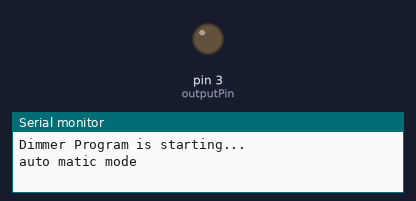
Recording of a sketch running on a simulated Arduino Uno, built with avr-gcc and run on an emulated ATmega328P. Parts: output pins drawn as LEDs (lit = HIGH), the last lines printed to the serial monitor.

Above: at 0.1 s.
At 9.6 s:
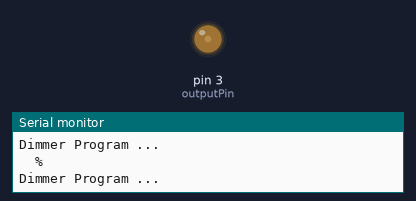
At 19.6 s:
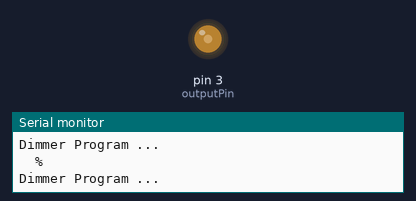
At 39.1 s:
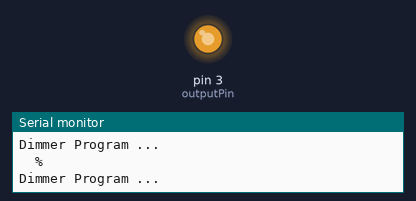
Timing chart, 0 to 40.0 s (numbered marks = the images above):
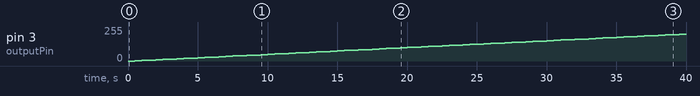

Measured:
- by itself, pin 3 (outputPin): moves from 0/255 to 201/255 over 39.0 s

The sketch:

auto.ino
```cpp
#include <Dimmer.h> //

// #define USE_SERIAL  SerialUSB //Serial for boards whith USB serial port
#define USE_SERIAL Serial
#define outputPin 3 // pwm pin
#define zerocross 2
// dimmerLamp dimmer(outputPin, zerocross);
// dimmerLamp dimmer(outputPin); // initialase port for dimmer for MEGA, Leonardo, UNO, Arduino M0, Arduino Zero
Dimmer dimmer(3, DIMMER_COUNT);
int outVal = 0;

void setup()
{
    USE_SERIAL.begin(9600);
    dimmer.begin(); // dimmer initialisation: name.begin(MODE, STATE)
    USE_SERIAL.println("Dimmer Program is starting...");
    USE_SERIAL.println("auto matic mode") ;
}

void printSpace(int val)
{
    if ((val / 100) == 0)
        USE_SERIAL.print(" ");
    if ((val / 10) == 0)
        USE_SERIAL.print(" ");
}

void loop()
{
    for (int i = 0; i < 100; i++)
    {
        dimmer.set(i); // setPower(0-100%);
        delay(500);
        printSpace(outVal);
        USE_SERIAL.println("%");
        USE_SERIAL.println("Dimmer Program ...");
    }
}
```
